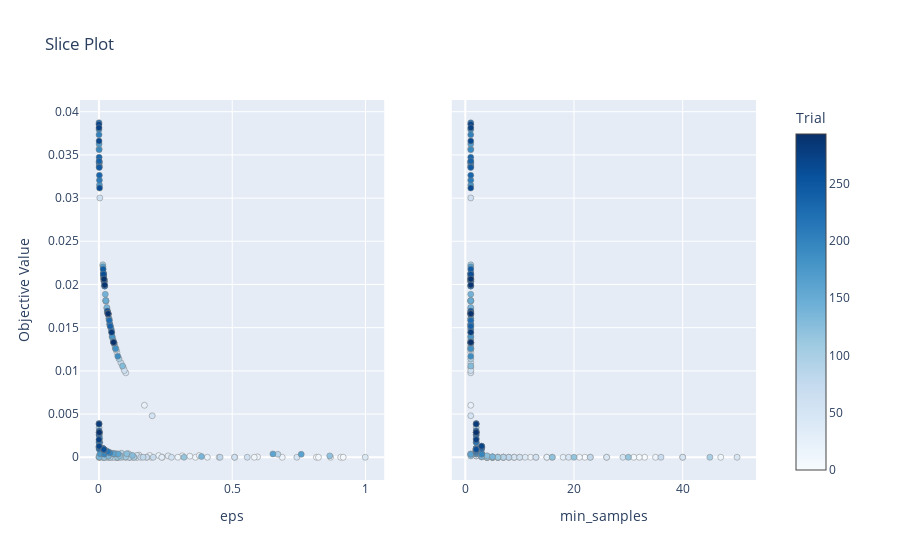

Notebook source saved alongside this figure:
### Code cell
from optuna.visualization import plot_slice

plot_slice(study)

### Figure 1 — Plotly figure (JSON) as saved in the notebook; plotly's stock layout.template omitted (floating-point values rounded to 4 significant figures; data arrays with more than 128 entries replaced by an {"elided": "..."} marker saying what was removed)
{"data": [{"marker": {"color": {"elided": "248 int values"}, "colorbar": {"title": {"text": "Trial"}, "x": 1.0, "xpad": 40}, "colorscale": [[0.0, "rgb(247,251,255)"], [0.125, "rgb(222,235,247)"], [0.25, "rgb(198,219,239)"], [0.375, "rgb(158,202,225)"], [0.5, "rgb(107,174,214)"], [0.625, "rgb(66,146,198)"], [0.75, "rgb(33,113,181)"], [0.875, "rgb(8,81,156)"], [1.0, "rgb(8,48,107)"]], "line": {"color": "Grey", "width": 0.5}, "showscale": true}, "mode": "markers", "showlegend": false, "x": {"elided": "248 float values"}, "y": {"elided": "248 float values"}, "type": "scatter", "xaxis": "x", "yaxis": "y"}, {"marker": {"color": {"elided": "248 int values"}, "colorbar": {"title": {"text": "Trial"}, "x": 1.0, "xpad": 40}, "colorscale": [[0.0, "rgb(247,251,255)"], [0.125, "rgb(222,235,247)"], [0.25, "rgb(198,219,239)"], [0.375, "rgb(158,202,225)"], [0.5, "rgb(107,174,214)"], [0.625, "rgb(66,146,198)"], [0.75, "rgb(33,113,181)"], [0.875, "rgb(8,81,156)"], [1.0, "rgb(8,48,107)"]], "line": {"color": "Grey", "width": 0.5}, "showscale": false}, "mode": "markers", "showlegend": false, "x": {"elided": "248 int values"}, "y": {"elided": "248 float values"}, "type": "scatter", "xaxis": "x2", "yaxis": "y2"}], "layout": {"xaxis": {"anchor": "y", "domain": [0.0, 0.45], "title": {"text": "eps"}}, "yaxis": {"anchor": "x", "domain": [0.0, 1.0], "title": {"text": "Objective Value"}}, "xaxis2": {"anchor": "y2", "domain": [0.55, 1.0], "title": {"text": "min_samples"}}, "yaxis2": {"anchor": "x2", "domain": [0.0, 1.0], "matches": "y", "showticklabels": false}, "title": {"text": "Slice Plot"}}}
